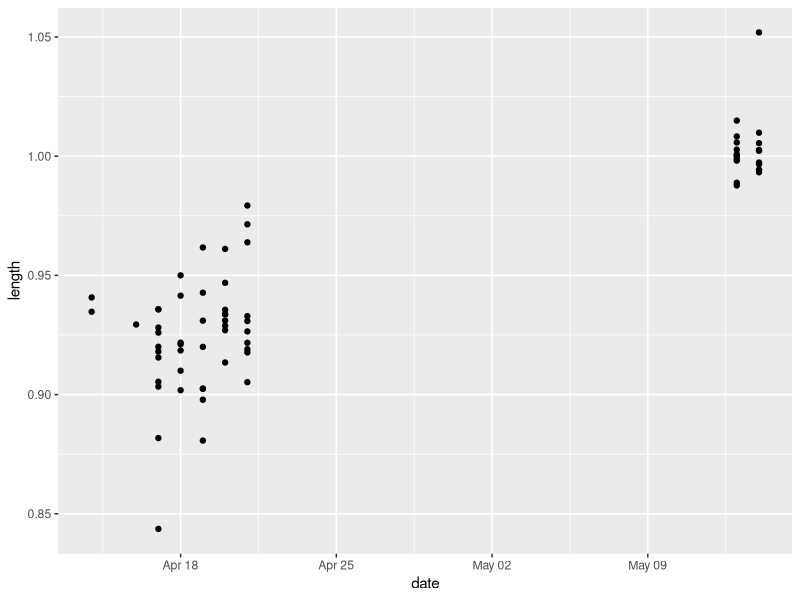

R code for this plot:
####### 2016 Scallop Statewide Survey
####### Ben Williams
####### ben.williams@alaska.gov

## Code   
#-----------------------------------------------------------
## All code, data, and associated documents are held in a single R project
## titles 2016_survey.Rproj  

## Try to keep to the tidy data principles http://vita.had.co.nz/papers/tidy-data.pdf  

## Naming 
   # lower case names are numeric
   # Capitolized names are factors 

## The operational plan lays out the foundation for the analyses herein

# load ----
library(tidyverse)
library(lubridate)

# data ----
#clean up event data- change names and data types etc.
events <- read.csv('./data/events_2016.csv')
events %>% mutate(ID = gsub(" ", "", STATION_ID),date = as.Date(DATE_SET, format='%m-%d-%Y'),
                  year = as.numeric(format(date, "%Y"))) %>% 
   select(year=year, date=date, event = EVENT_ID, District = DISTRICT, 
          Dredge = DREDGE_ID, Bed = BED_SW, Type = STATION_TYPE, ID = ID, 
          slat = START_LATITUDE, slon=START_LONGITUDE, sdepth = DEPTH_START_F, stime = START_TIME, speed=TOW_SPEED, maxdepth=Max_Dpth_fa, mindepth=Min_Dpth_fa, elat=END_LATITUDE, elon=END_LONGITUDE, edepth=DEPTH_END_F, etime=END_TIME, calc_length=TOW_LENGTH_CALC, field_length=TOW_LENGTH_FIELD,length=TOW_LENGTH_DESIGNATED,performance=GEAR_PERFORMANCE_CODE_SW) -> event

ggplot(event, aes(date, length))+geom_point()
